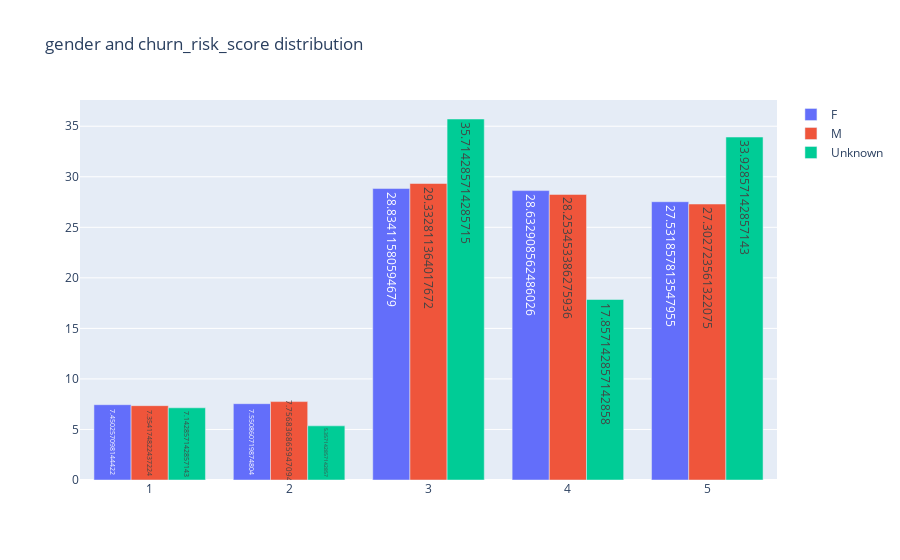

Write notebook code for a chart like this one.
### Markdown cell above
### how is gender related to the attrition?

### Code cell
grouped_bar_chart_1(attrition_data,"gender", "churn_risk_score")

### Figure 1 — Plotly figure (JSON) as saved in the notebook; plotly's stock layout.template omitted (floating-point values rounded to 4 significant figures)
{"data": [{"name": "F", "text": [7.45, 7.551, 28.83, 28.63, 27.53], "textposition": "auto", "type": "bar", "x": [1, 2, 3, 4, 5], "y": [7.45, 7.551, 28.83, 28.63, 27.53]}, {"name": "M", "text": [7.354, 7.757, 29.33, 28.25, 27.3], "textposition": "auto", "type": "bar", "x": [1, 2, 3, 4, 5], "y": [7.354, 7.757, 29.33, 28.25, 27.3]}, {"name": "Unknown", "text": [7.143, 5.357, 35.71, 17.86, 33.93], "textposition": "auto", "type": "bar", "x": [1, 2, 3, 4, 5], "y": [7.143, 5.357, 35.71, 17.86, 33.93]}], "layout": {"barmode": "group", "title": {"text": "gender and churn_risk_score distribution"}}}
